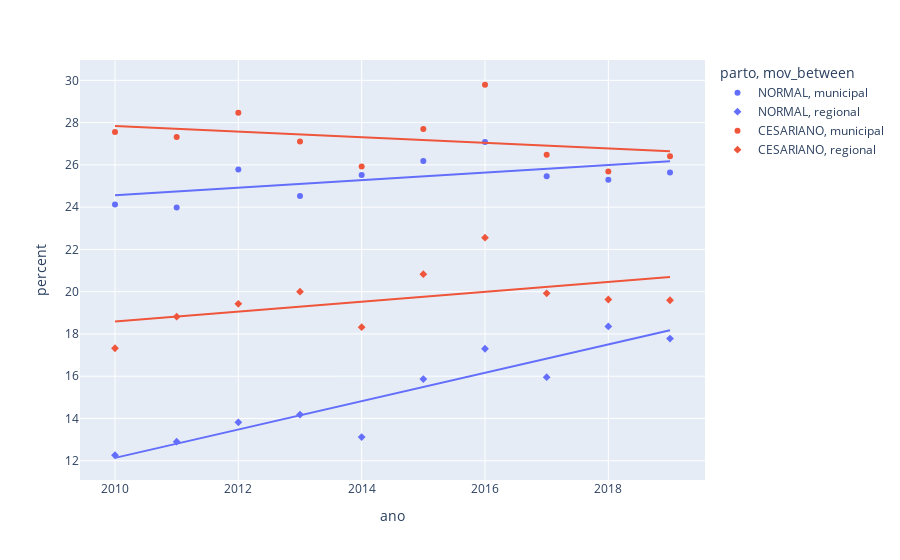

This figure's notebook cell:
### Code cell
df
fig = plot(df)
fig.show()

### Figure 1 — Plotly figure (JSON) as saved in the notebook; plotly's stock layout.template omitted (floating-point values rounded to 4 significant figures)
{"data": [{"hovertemplate": "parto=NORMAL<br>mov_between=municipal<br>ano=%{x}<br>percent=%{y}<extra></extra>", "legendgroup": "NORMAL, municipal", "marker": {"color": "#636efa", "symbol": "circle"}, "mode": "markers", "name": "NORMAL, municipal", "orientation": "v", "showlegend": true, "type": "scatter", "x": [2010, 2011, 2012, 2013, 2014, 2015, 2016, 2017, 2018, 2019], "xaxis": "x", "y": [24.13, 23.99, 25.79, 24.53, 25.52, 26.19, 27.09, 25.47, 25.3, 25.64], "yaxis": "y"}, {"hovertemplate": "<b>OLS trendline</b><br>percent = 0.178976 * ano + -335.183<br>R<sup>2</sup>=0.328090<br><br>parto=NORMAL<br>mov_between=municipal<br>ano=%{x}<br>percent=%{y} <b>(trend)</b><extra></extra>", "legendgroup": "NORMAL, municipal", "marker": {"color": "#636efa", "symbol": "circle"}, "mode": "lines", "name": "NORMAL, municipal", "showlegend": false, "type": "scatter", "x": [2010, 2011, 2012, 2013, 2014, 2015, 2016, 2017, 2018, 2019], "xaxis": "x", "y": [24.56, 24.74, 24.92, 25.09, 25.27, 25.45, 25.63, 25.81, 25.99, 26.17], "yaxis": "y"}, {"hovertemplate": "parto=NORMAL<br>mov_between=regional<br>ano=%{x}<br>percent=%{y}<extra></extra>", "legendgroup": "NORMAL, regional", "marker": {"color": "#636efa", "symbol": "diamond"}, "mode": "markers", "name": "NORMAL, regional", "orientation": "v", "showlegend": true, "type": "scatter", "x": [2010, 2011, 2012, 2013, 2014, 2015, 2016, 2017, 2018, 2019], "xaxis": "x", "y": [12.26, 12.9, 13.82, 14.18, 13.12, 15.86, 17.3, 15.95, 18.35, 17.78], "yaxis": "y"}, {"hovertemplate": "<b>OLS trendline</b><br>percent = 0.67049 * ano + -1335.55<br>R<sup>2</sup>=0.858625<br><br>parto=NORMAL<br>mov_between=regional<br>ano=%{x}<br>percent=%{y} <b>(trend)</b><extra></extra>", "legendgroup": "NORMAL, regional", "marker": {"color": "#636efa", "symbol": "diamond"}, "mode": "lines", "name": "NORMAL, regional", "showlegend": false, "type": "scatter", "x": [2010, 2011, 2012, 2013, 2014, 2015, 2016, 2017, 2018, 2019], "xaxis": "x", "y": [12.14, 12.81, 13.48, 14.15, 14.82, 15.49, 16.16, 16.83, 17.5, 18.17], "yaxis": "y"}, {"hovertemplate": "parto=CESARIANO<br>mov_between=municipal<br>ano=%{x}<br>percent=%{y}<extra></extra>", "legendgroup": "CESARIANO, municipal", "marker": {"color": "#EF553B", "symbol": "circle"}, "mode": "markers", "name": "CESARIANO, municipal", "orientation": "v", "showlegend": true, "type": "scatter", "x": [2010, 2011, 2012, 2013, 2014, 2015, 2016, 2017, 2018, 2019], "xaxis": "x", "y": [27.56, 27.32, 28.47, 27.11, 25.93, 27.7, 29.79, 26.48, 25.69, 26.41], "yaxis": "y"}, {"hovertemplate": "<b>OLS trendline</b><br>percent = -0.132769 * ano + 294.708<br>R<sup>2</sup>=0.105658<br><br>parto=CESARIANO<br>mov_between=municipal<br>ano=%{x}<br>percent=%{y} <b>(trend)</b><extra></extra>", "legendgroup": "CESARIANO, municipal", "marker": {"color": "#EF553B", "symbol": "circle"}, "mode": "lines", "name": "CESARIANO, municipal", "showlegend": false, "type": "scatter", "x": [2010, 2011, 2012, 2013, 2014, 2015, 2016, 2017, 2018, 2019], "xaxis": "x", "y": [27.84, 27.71, 27.58, 27.44, 27.31, 27.18, 27.05, 26.91, 26.78, 26.65], "yaxis": "y"}, {"hovertemplate": "parto=CESARIANO<br>mov_between=regional<br>ano=%{x}<br>percent=%{y}<extra></extra>", "legendgroup": "CESARIANO, regional", "marker": {"color": "#EF553B", "symbol": "diamond"}, "mode": "markers", "name": "CESARIANO, regional", "orientation": "v", "showlegend": true, "type": "scatter", "x": [2010, 2011, 2012, 2013, 2014, 2015, 2016, 2017, 2018, 2019], "xaxis": "x", "y": [17.32, 18.82, 19.42, 20.0, 18.32, 20.83, 22.55, 19.92, 19.63, 19.6], "yaxis": "y"}, {"hovertemplate": "<b>OLS trendline</b><br>percent = 0.235088 * ano + -453.943<br>R<sup>2</sup>=0.253958<br><br>parto=CESARIANO<br>mov_between=regional<br>ano=%{x}<br>percent=%{y} <b>(trend)</b><extra></extra>", "legendgroup": "CESARIANO, regional", "marker": {"color": "#EF553B", "symbol": "diamond"}, "mode": "lines", "name": "CESARIANO, regional", "showlegend": false, "type": "scatter", "x": [2010, 2011, 2012, 2013, 2014, 2015, 2016, 2017, 2018, 2019], "xaxis": "x", "y": [18.58, 18.82, 19.05, 19.29, 19.52, 19.76, 19.99, 20.23, 20.46, 20.7], "yaxis": "y"}], "layout": {"legend": {"title": {"text": "parto, mov_between"}, "tracegroupgap": 0}, "margin": {"t": 60}, "xaxis": {"anchor": "y", "domain": [0, 1], "title": {"text": "ano"}}, "yaxis": {"anchor": "x", "domain": [0, 1], "title": {"text": "percent"}}}}
